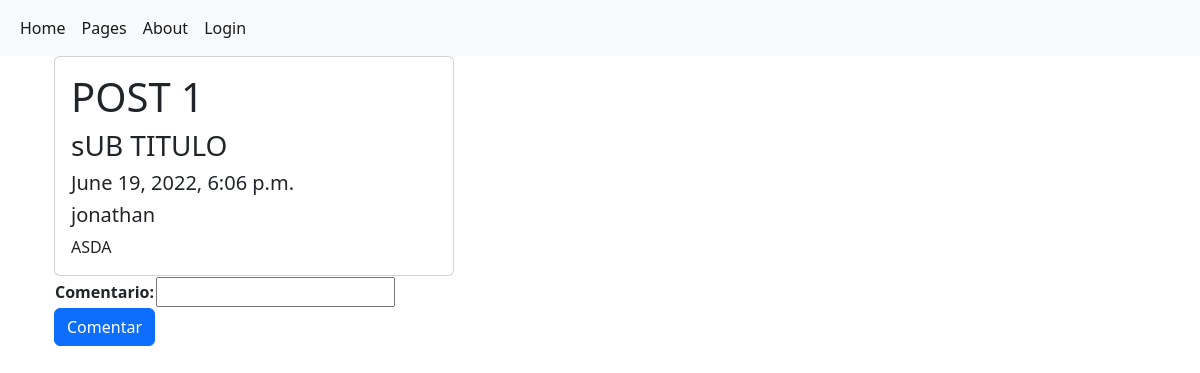
Page /pages/19/addComment/ on the committed database.
### BlogApp/models.py (models this page shows, shortened)
class Post(models.Model):
    titulo = models.CharField(max_length=200)
    subtitulo = models.CharField(max_length=200)
    contenido = models.TextField()
    fecha_creacion = models.DateTimeField(auto_now_add=True)
    imagen = models.ImageField(upload_to='images/', blank=True, null=True)
    autor = models.ForeignKey('auth.User', on_delete=models.CASCADE)
    id = models.AutoField(primary_key=True)

### BlogApp/views.py (the view)
# urls.py: path('pages/<id>/addComment/', views.addComment, name='addComment'),
def addComment(request, id):
    post = Post.objects.get(id=id)
    if request.method == 'POST':
        form = ComentarioForm(request.POST)
        if form.is_valid():
            data = form.cleaned_data
            comentario = Comentarios(comentario=data['comentario'], autor=request.user, post=post)
            comentario.save()
            post = Post.objects.all()
            context = {'posts': post}
            return render(request, 'BlogApp/pages.html', context)
    else:
        form = ComentarioForm()
    return render(request, 'BlogApp/addComment.html', {'form': form, 'post':post})

### BlogApp/forms.py
class ComentarioForm(forms.Form):
    comentario = forms.CharField(max_length=500)

### BlogApp/templates/BlogApp/addComment.html (shortened to what this page needs)
{% extends "BlogApp/model.html" %} {% block content %}
<div class="container px-4">
  <div class="row gx-5">
    <div class="col">
        <div class="card" style="width: 25rem">
          <div class="card-body">
            <h1 class="card-title">{{post.titulo}}</h1>
            <h3 class="card-title">{{post.subtitulo}}</h3>
            <h5 class="card-text">{{post.fecha_creacion}}</h5>
            <h5 class="card-text">{{post.autor}}</h5>
            <p class="card-text">{{post.contenido}}</p>
          </div>
        </div>
        {% if form %}
        <form method="POST">
          <table>
            {{form.as_table}}
          </table>
          <button class="btn btn-primary" type="submit">Comentar</button>
        </form>
        {% endif %}
      </div>
  </div>
  {% endblock %}

### rows in the picture
Post: titulo "POST 1", subtitulo "sUB TITULO", fecha_creacion "June 19, 2022, 6:06 p.m.", autor "jonathan", contenido "ASDA"
